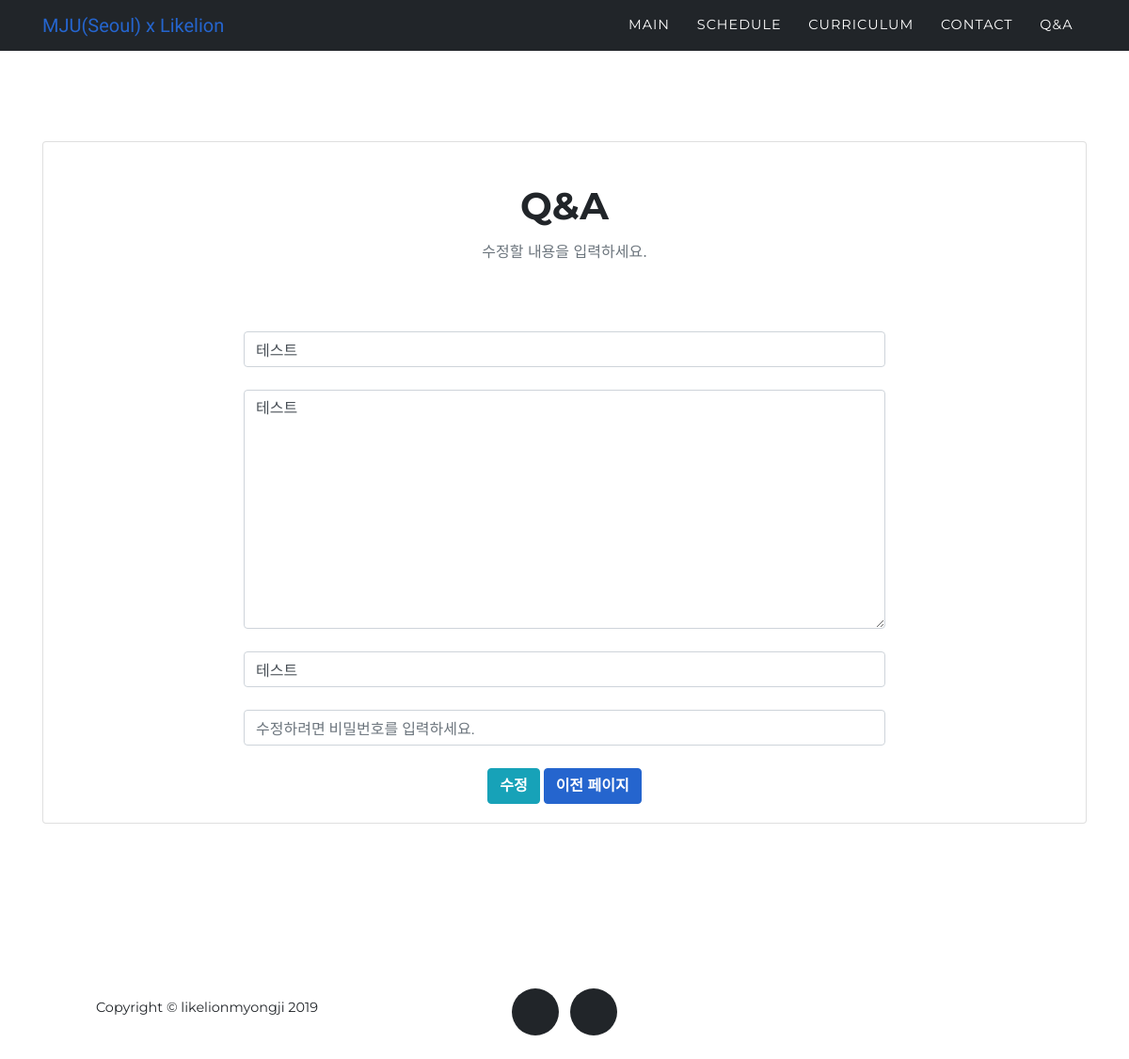
The page /question/edit/12/ on the database its author committed.
### question/models.py (models this page shows, shortened)
class Question(models.Model):
    title = models.CharField(max_length=200)
    pub_date = models.DateTimeField('date published')
    body = models.TextField()
    writer = models.CharField(max_length=10)
    password = models.CharField(max_length=50)

### question/views.py (the view, shortened to what this page needs)
# urls.py: path('question/edit/<int:question_id>/', question.views.question_edit, name='question_edit'),
def question_edit(request, question_id):
    post = get_object_or_404(Question, pk=question_id)
    return render(request, 'question_edit.html', {'post': post})

### question/templates/question_edit.html (shortened to what this page needs)
{% extends 'question_base.html' %}
{% block content %}
<section id="QnA">
  <div class="container">
    <div class="card">
      <div class="card-body">
        <br>
        <h2 class="section-heading text-uppercase text-center">Q&A</h2>
        <h3 class="section-subheading text-muted text-center">수정할 내용을 입력하세요.</h3>
        <form method="POST" class="form-horizontal">
            <div class="container col-md-8" style="text-align: center;">
              <input class="form-control" type="text" placeholder="제목" name="title" value="{{post.title}}">
              <br>
              <textarea class="form-control" name="body" rows="10" cols="30" placeholder="본문">{{post.body}}</textarea>
              <br>
              <input class="form-control" type="text" placeholder="작성자" name="writer" value="{{post.writer}}">
              <br>
              <div class="col-xs-2">
                <input type="password" class="form-control" name="password" placeholder="수정하려면 비밀번호를 입력하세요.">
              </div>
              <br>
              <input type="submit" class="btn btn-info" value="수정">
              <a class="btn btn-primary" href="{%url 'question_detail' post.id%}" role="button">이전 페이지</a>
            </div>
        </form>
      </div>
    </div>
  </div>
</section>
{% endblock %}

### rows shown on the page
Question: title "테스트", body "테스트", writer "테스트"
